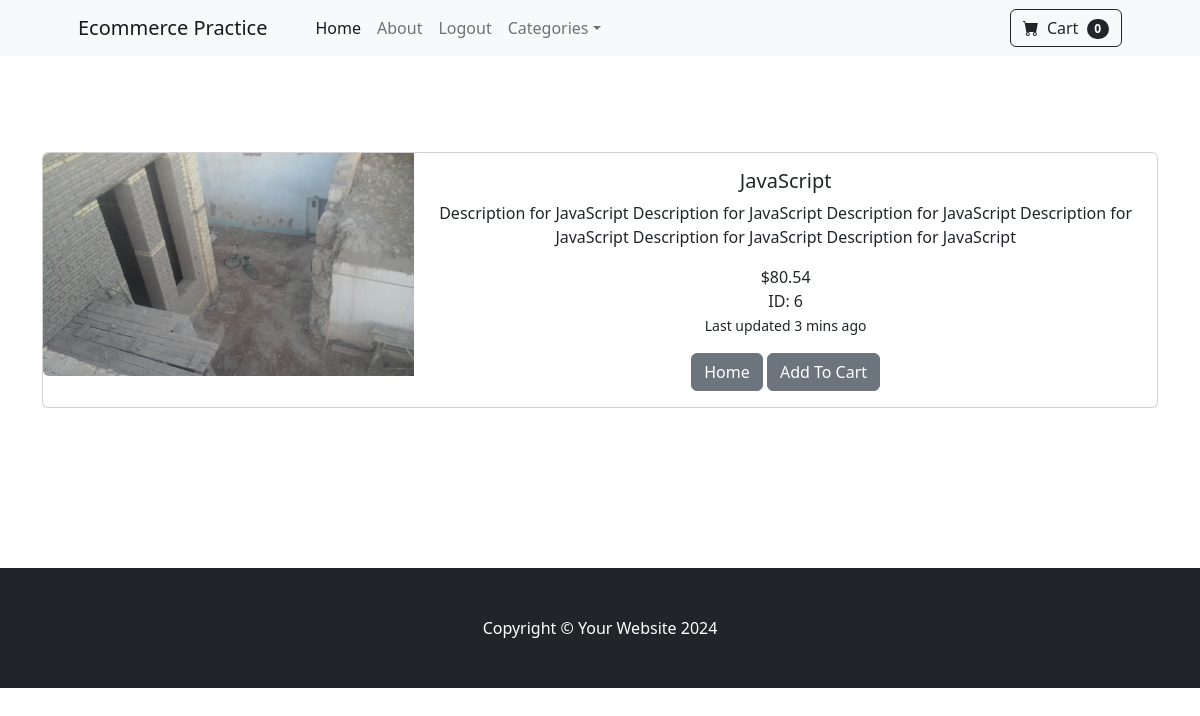
The app's page /product/6 (signed in) with its own data.
### store/models.py (models this page shows, shortened)
class Product(models.Model):
    name = models.CharField(max_length=100)
    price = models.DecimalField(max_digits=6, decimal_places=2, default=0)
    category = models.ForeignKey(Category, on_delete=models.CASCADE, default=1)
    description = models.TextField(default='', blank=True, null=True, max_length=250)
    image = models.ImageField(upload_to='uploads/products')
    is_sale = models.BooleanField(default=False)
    sale_price = models.DecimalField(max_digits=6, decimal_places=2, default=0)

### store/views.py (the view)
# urls.py: path('product/<int:pk>', views.product, name='product'),
@login_required(login_url='/login/')
def product(request, pk):
    product = Product.objects.get(id=pk)
    return render(request, 'product.html', {'product': product})

### cart/context_processors.py (called while the page is built)
def cart(request):
    return {'cart': Cart(request)}

### store/templates/product.html (shortened to what this page needs)
{% extends 'base.html' %}
{% block content %}
<br><br><br><br>
<div class="container">
    <div class="card mb-3">
        <div class="row g-0">
            <div class="col-md-4">
                <img src="{{ product.image.url }}" class="img-fluid rounded-start">
            </div>
            <div class="col-md-8">
              <center>
                <div class="card-body">
                    <h5 class="card-title">{{product.name}}</h5>
                    <p class="card-text">{{product.description}}</p>
                    {% if product.is_sale %}
                    <div class="card-body p-4">
                        <div class="text-center">
                            <h5 class="fw-bolder">{{product.name}}</h5>
                            <strike>${{product.price}}</strike> &nbsp;
                            ${{product.sale_price}}
                            <br>
                            ID: {{ product.id }}
                        </div>
                    </div>
                    {% else %}
                    ${{product.price}}
                    <br>
                    ID: {{ product.id }}
                    {% endif %}
                    <br>
                    <p class="card-text"><small class="text-body-secondary">Last updated 3 mins ago</small></p>
                  <a class="btn btn-secondary" href="{% url 'home' %}">Home</a>
                    <button class="btn btn-secondary" type="button" value="{{product.id}}" id="add-cart">Add To Cart</button>
                </div>
                </center>
            </div>
        </div>
    </div>
</div>
<br><br><br><br><br><br>
{% endblock %}

### records on screen
Product: image (picture), name "JavaScript", description "Description for JavaScript Description for JavaScript Description for JavaScript Description for JavaScript Description for JavaScript Description for JavaScript", price "80.54", id "6"
